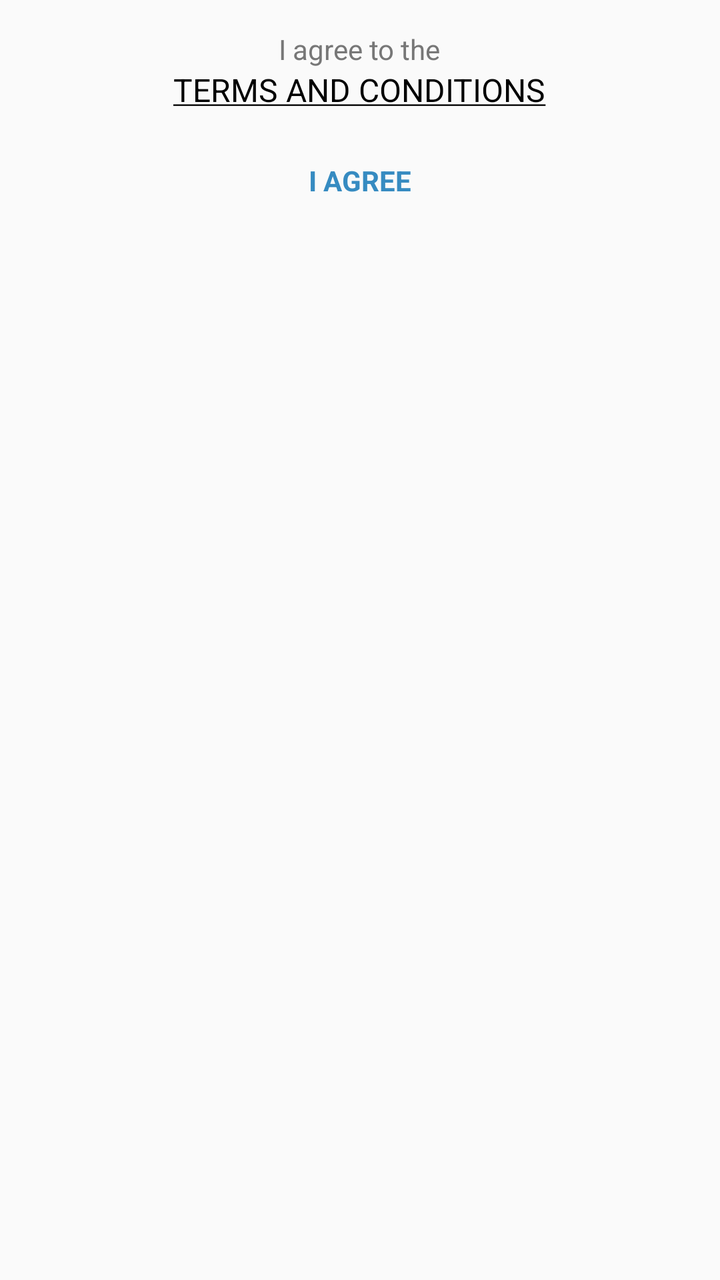
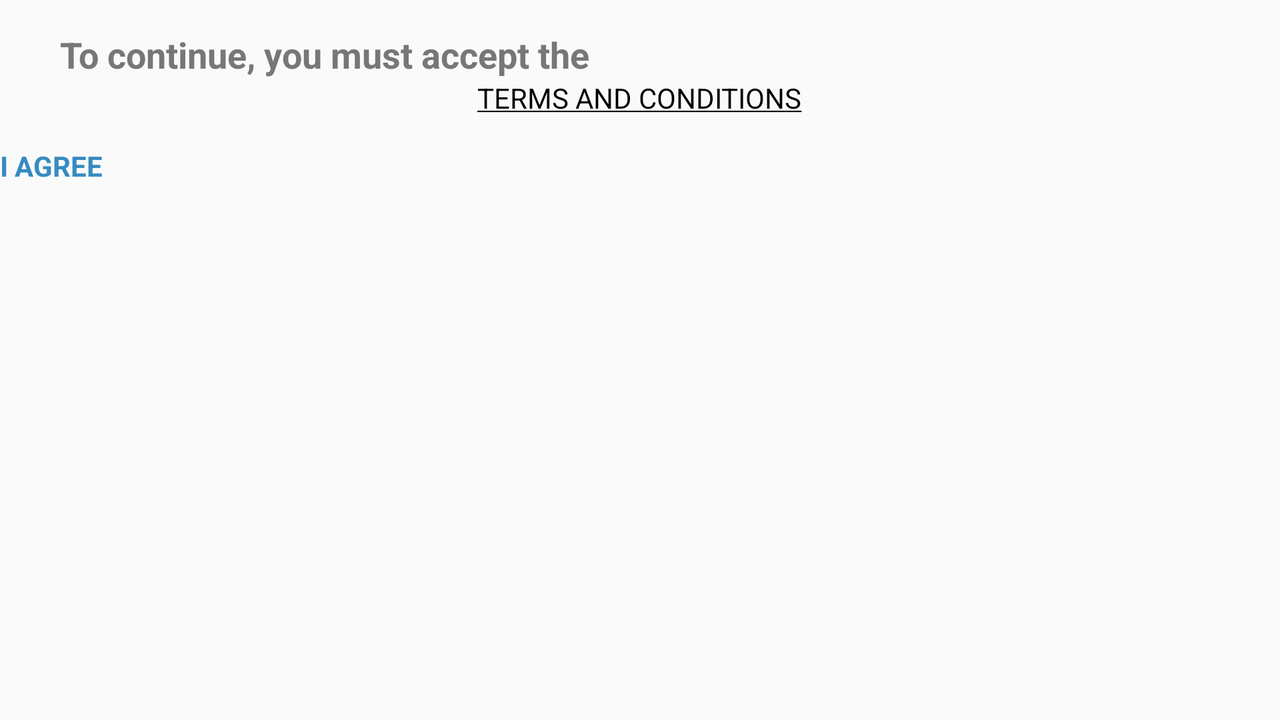

An Android layout and its configuration variant, each rendered on a device that would load it. The default file and the variant file are quoted in full after the pictures.
<!-- AndroidManifest.xml: application theme AppTheme -->
<!-- res/layout/eula_dialog.xml -->
<?xml version="1.0" encoding="utf-8"?>
<RelativeLayout xmlns:android="http://schemas.android.com/apk/res/android"
    android:layout_width="fill_parent" android:layout_height="fill_parent">

    <TextView
        android:layout_width="wrap_content"
        android:layout_height="wrap_content"
        android:text="I agree to the"
        android:textColor="@color/darkGrey"
        android:layout_centerHorizontal="true"
        android:layout_alignParentTop="true"
        android:layout_marginTop="15dp"
        android:id="@+id/text"/>

    <TextView
        android:layout_width="wrap_content"
        android:layout_height="wrap_content"
        android:id="@+id/link"
        android:textSize="16sp"
        android:layout_below="@+id/text"
        android:layout_centerHorizontal="true"
        android:layout_marginRight="30dp"
        android:layout_marginLeft="30dp"
        android:text="@string/eula_string" />

    <TextView
        android:layout_width="wrap_content"
        android:layout_height="wrap_content"
        android:layout_below="@+id/link"
        android:layout_marginTop="25dp"
        android:id="@+id/ok"
        android:text="I AGREE"
        android:textStyle="bold"
        android:layout_marginBottom="20dp"
        android:layout_centerHorizontal="true"
        android:textColor="@color/lightBlue"/>

</RelativeLayout>
<!-- resources referenced by this layout -->
<resources>
  <color name="darkGrey">#777777</color>
  <color name="lightBlue">#368BC1</color>
  <string name="eula_string"><a href="http://www.peazy.in/eula.html">TERMS AND CONDITIONS</a></string>
  <style name="AppTheme" parent="Theme.AppCompat.Light.NoActionBar">
          
          <item name="colorPrimary">@color/veryLightGrey</item>
          <item name="android:textColorPrimary">@color/darkGrey</item>
          <item name="colorPrimaryDark">@color/darkGrey</item>
          <item name="colorAccent">@color/black</item>
          <item name="android:textColorHint">@color/black</item>
          <item name="colorButtonNormal">@color/darkGrey</item>
          <item name="android:icon">@android:color/transparent</item>
          <item name="drawerArrowStyle">@style/DrawerArrowStyle</item>
          <item name="android:statusBarColor">#BB000000</item>
          <item name="android:windowTranslucentStatus">true</item>
          <item name="android:windowTranslucentNavigation">true</item>
      </style>
  <color name="veryLightGrey">#FEFCFF</color>
  <color name="black">#000000</color>
  <style name="DrawerArrowStyle" parent="Widget.AppCompat.DrawerArrowToggle">
          <item name="spinBars">true</item>
          <item name="color">@color/white</item>
      </style>
  <color name="white">#FFFFFF</color>
</resources>
<!-- res/layout-land/eula_dialog.xml (the repository's variant of the layout above) -->
<!-- drawn on the phone turned sideways -->
<?xml version="1.0" encoding="utf-8"?>
<RelativeLayout xmlns:android="http://schemas.android.com/apk/res/android"
    android:layout_width="fill_parent" android:layout_height="fill_parent">

    <TextView
        android:layout_width="fill_parent"
        android:layout_height="wrap_content"
        android:text="To continue, you must accept the"
        android:textStyle="bold"
        android:textColor="@color/darkGrey"
        android:textSize="18sp"
        android:layout_marginTop="15dp"
        android:layout_marginLeft="30dp"
        android:layout_marginRight="30dp"
        android:layout_centerHorizontal="true"
        android:id="@+id/text"/>

    <TextView
        android:layout_width="wrap_content"
        android:layout_height="wrap_content"
        android:id="@+id/link"
        android:layout_below="@+id/text"
        android:layout_centerHorizontal="true"
        android:text="@string/eula_string" />

    <TextView
        android:layout_width="wrap_content"
        android:layout_height="wrap_content"
        android:layout_below="@+id/link"
        android:layout_marginTop="15dp"
        android:id="@+id/ok"
        android:text="I AGREE"
        android:textStyle="bold"
        android:layout_marginBottom="20dp"
        android:textColor="@color/lightBlue"/>

</RelativeLayout>
